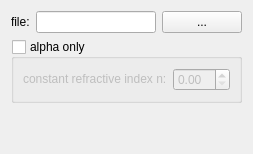
                          <widget class="QWidget" name="page_2">
                           <layout class="QVBoxLayout" name="verticalLayout_11">
                            <item>
                             <layout class="QHBoxLayout" name="horizontalLayout_3">
                              <item>
                               <widget class="QLabel" name="label_12">
                                <property name="sizePolicy">
                                 <sizepolicy hsizetype="Preferred" vsizetype="Fixed">
                                  <horstretch>0</horstretch>
                                  <verstretch>0</verstretch>
                                 </sizepolicy>
                                </property>
                                <property name="text">
                                 <string>file:</string>
                                </property>
                               </widget>
                              </item>
                              <item>
                               <widget class="QLineEdit" name="criFileEdit">
                                <property name="sizePolicy">
                                 <sizepolicy hsizetype="Expanding" vsizetype="Fixed">
                                  <horstretch>0</horstretch>
                                  <verstretch>0</verstretch>
                                 </sizepolicy>
                                </property>
                               </widget>
                              </item>
                              <item>
                               <widget class="QPushButton" name="criFilePathButton">
                                <property name="sizePolicy">
                                 <sizepolicy hsizetype="Fixed" vsizetype="Fixed">
                                  <horstretch>0</horstretch>
                                  <verstretch>0</verstretch>
                                 </sizepolicy>
                                </property>
                                <property name="text">
                                 <string>...</string>
                                </property>
                               </widget>
                              </item>
                             </layout>
                            </item>
                            <item>
                             <widget class="QGroupBox" name="criFileGroupBox">
                              <property name="sizePolicy">
                               <sizepolicy hsizetype="Preferred" vsizetype="Fixed">
                                <horstretch>0</horstretch>
                                <verstretch>0</verstretch>
                               </sizepolicy>
                              </property>
                              <property name="title">
                               <string>alpha only</string>
                              </property>
                              <property name="checkable">
                               <bool>true</bool>
                              </property>
                              <property name="checked">
                               <bool>false</bool>
                              </property>
                              <layout class="QHBoxLayout" name="horizontalLayout_6">
                               <item>
                                <widget class="QLabel" name="label_13">
                                 <property name="sizePolicy">
                                  <sizepolicy hsizetype="Preferred" vsizetype="Fixed">
                                   <horstretch>0</horstretch>
                                   <verstretch>0</verstretch>
                                  </sizepolicy>
                                 </property>
                                 <property name="text">
                                  <string>constant refractive index n:</string>
                                 </property>
                                </widget>
                               </item>
                               <item>
                                <widget class="QDoubleSpinBox" name="criFileSpinBox">
                                 <property name="singleStep">
                                  <double>0.100000000000000</double>
                                 </property>
                                </widget>
                               </item>
                              </layout>
                             </widget>
                            </item>
                            <item>
                             <spacer name="verticalSpacer_3">
                              <property name="orientation">
                               <enum>Qt::Vertical</enum>
                              </property>
                              <property name="sizeHint" stdset="0">
                               <size>
                                <width>20</width>
                                <height>40</height>
                               </size>
                              </property>
                             </spacer>
                            </item>
                           </layout>
                          </widget>
